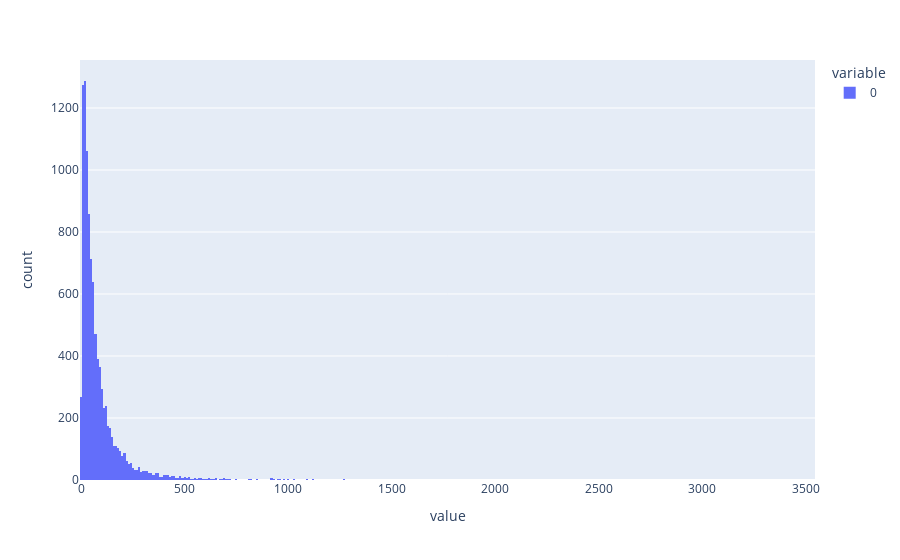

Notebook code for this chart:
### Code cell
fig = px.histogram(y)
fig.show()

### Figure 1 — Plotly figure (JSON) as saved in the notebook; plotly's stock layout.template omitted (floating-point values rounded to 4 significant figures; data arrays with more than 128 entries replaced by an {"elided": "..."} marker saying what was removed)
{"data": [{"alignmentgroup": "True", "bingroup": "x", "hovertemplate": "variable=0<br>value=%{x}<br>count=%{y}<extra></extra>", "legendgroup": "0", "marker": {"color": "#636efa", "pattern": {"shape": ""}}, "name": "0", "offsetgroup": "0", "orientation": "v", "showlegend": true, "type": "histogram", "x": {"elided": "10000 float values"}, "xaxis": "x", "yaxis": "y"}], "layout": {"autosize": true, "barmode": "relative", "legend": {"title": {"text": "variable"}, "tracegroupgap": 0}, "margin": {"t": 60}, "xaxis": {"anchor": "y", "autorange": true, "domain": [0, 1], "range": [-5, 3545], "title": {"text": "value"}, "type": "linear"}, "yaxis": {"anchor": "x", "autorange": true, "domain": [0, 1], "range": [0, 1355.0], "title": {"text": "count"}}}}
